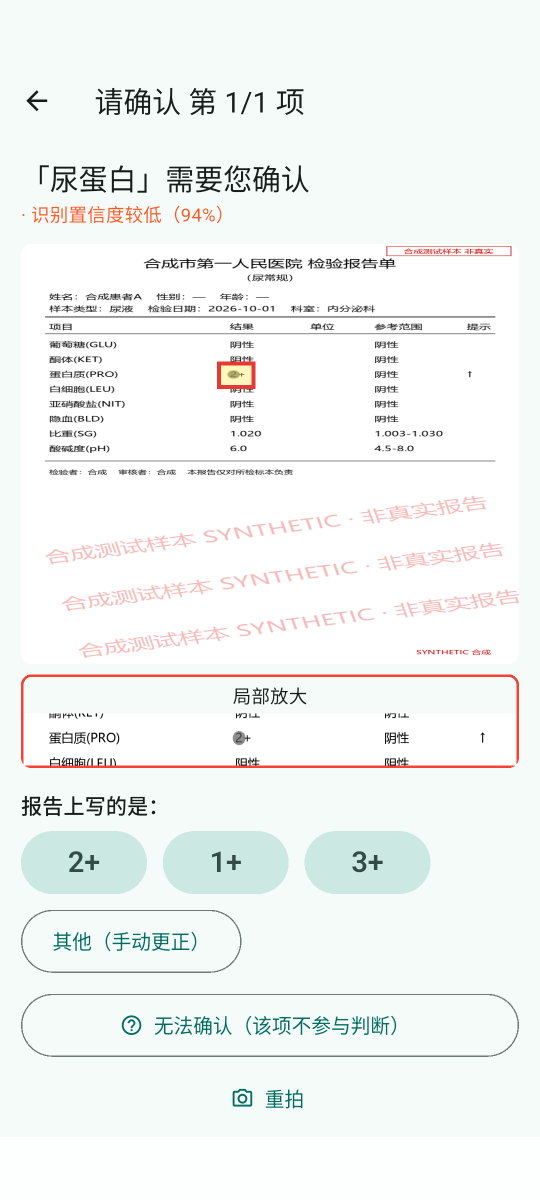
#> input picture docs/screenshots/04_局部确认_原图高亮与候选.png, 1080 x 2400 px (shown at 1/2 size)
$ python make_figures.py
#> lines starting #> are read from the running program, lines starting #| are printed output that depends on the picture
"""AIC·AI+医学竞赛技术报告配图（输出到 tools/aic_report/figures/）。数字取自 docs/MVP2_测试结果.md。
用法：backend\\.venv\\Scripts\\python tools\\aic_report\\make_figures.py
"""
from __future__ import annotations

import sys
from pathlib import Path

import matplotlib

matplotlib.use("Agg")
import matplotlib.pyplot as plt  # noqa: E402
from matplotlib.patches import FancyBboxPatch  # noqa: E402
from PIL import Image  # noqa: E402

sys.stdout.reconfigure(encoding="utf-8")
plt.rcParams["font.family"] = ["Microsoft YaHei"]
plt.rcParams["axes.unicode_minus"] = False

ROOT = Path(__file__).resolve().parents[2]
OUT = Path(__file__).parent / "figures"
OUT.mkdir(exist_ok=True)

C_DEV, C_SRV, C_LLM, C_KB, C_GREY = "#2E7D6B", "#3F6FB5", "#C0702A", "#7A5BA6", "#8C959D"


def save(fig, name):
    fig.savefig(OUT / name, dpi=200, bbox_inches="tight", facecolor="white")
    plt.close(fig)
    print("已生成", name)


def box(ax, x, y, w, h, text, color, fs=9.5, txt="white", alpha=1.0, ec="none"):
    ax.add_patch(FancyBboxPatch((x, y), w, h, boxstyle="round,pad=0.015,rounding_size=0.06",
                                fc=color, ec=ec, alpha=alpha, lw=1.2))
    ax.text(x + w / 2, y + h / 2, text, ha="center", va="center", color=txt, fontsize=fs, linespacing=1.35)


def arrow(ax, x1, y1, x2, y2, color="#555", style="-|>", ls="-"):
    ax.annotate("", xy=(x2, y2), xytext=(x1, y1),
                arrowprops=dict(arrowstyle=style, color=color, lw=1.4, linestyle=ls, shrinkA=0, shrinkB=0))


def fig_architecture():
    fig, ax = plt.subplots(figsize=(11, 6.4))
    ax.set_xlim(0, 11)
    ax.set_ylim(0, 6.4)
    ax.axis("off")
    # 分区底色
    for (x, y, w, h, c, label) in [(0.1, 3.55, 10.8, 2.6, C_DEV, "移动端（Flutter，原图不出手机）"),
                                    (0.1, 0.25, 7.2, 3.05, C_SRV, "服务端（FastAPI，部署于边缘计算工作站）"),
                                    (7.5, 0.25, 3.4, 3.05, C_KB, "知识层与外部服务")]:
        ax.add_patch(FancyBboxPatch((x, y), w, h, boxstyle="round,pad=0.01,rounding_size=0.08", fc=c, alpha=0.08, ec=c, lw=1))
        ax.text(x + 0.12, y + h - 0.2, label, fontsize=10, color=c, fontweight="bold", va="top")
    dev = [("拍照/相册/PDF\n质量评估", 0.3), ("PP-OCRv5\n文本检测(DB)", 2.4), ("PP-OCRv5\n文本识别(CTC)", 4.5),
           ("版面解析\n字段结构化", 6.6), ("置信度评估\n原图局部确认", 8.7)]
    for t, x in dev:
        box(ax, x, 4.45, 1.85, 1.0, t, C_DEV)
    for i in range(len(dev) - 1):
        arrow(ax, dev[i][1] + 1.85, 4.95, dev[i + 1][1], 4.95)
    box(ax, 0.3, 3.7, 3.4, 0.55, "加密本地存储 · 老年模式 · 朗读", C_DEV, fs=8.5, alpha=0.85)
    box(ax, 3.9, 3.7, 3.4, 0.55, "仅上传：脱敏结构化指标 + 用户回答", C_GREY, fs=8.5)
    srv = [("指标标准化\n同义词·等级·单位", 0.3, 1.75), ("三值逻辑\n组合规则引擎", 2.65, 1.75), ("动态追问\n（无状态）", 5.0, 1.75),
           ("两层意图识别\n关键词+语义", 0.3, 0.4), ("知识检索\n打分排序", 2.65, 0.4), ("受约束改写\n+输出校验", 5.0, 0.4)]
    for t, x, y in srv:
        box(ax, x, y, 2.05, 0.95, t, C_SRV)
    arrow(ax, 5.6, 3.7, 6.0, 2.72)  # 上传 → 服务端
    arrow(ax, 2.35, 2.22, 2.65, 2.22)
    arrow(ax, 4.7, 2.22, 5.0, 2.22)
    arrow(ax, 3.67, 1.75, 3.67, 1.35)
    arrow(ax, 4.7, 0.87, 5.0, 0.87)
    arrow(ax, 2.35, 0.87, 2.65, 0.87)
    kb = [("指标字典 · 规则库(YAML)\n追问库 · 知识库(附文献)", 1.95, C_KB), ("大模型服务（OpenAI 兼容）\n改写 / 意图分类", 1.12, C_LLM),
          ("访问口令 · 超时回退\n无模型时可完整运行", 0.35, C_GREY)]
    for t, y, c in kb:
        box(ax, 7.7, y, 3.0, 0.68, t, c, fs=8.8)
    arrow(ax, 7.7, 2.25, 7.05, 2.25, color=C_KB, ls="--")
    arrow(ax, 7.7, 1.45, 7.05, 0.95, color=C_LLM, ls="--")
    save(fig, "fig1_architecture.png")
#> in save, `fig.savefig(OUT / name, dpi=200, bbox_inches="tight", facecolor="white")`:
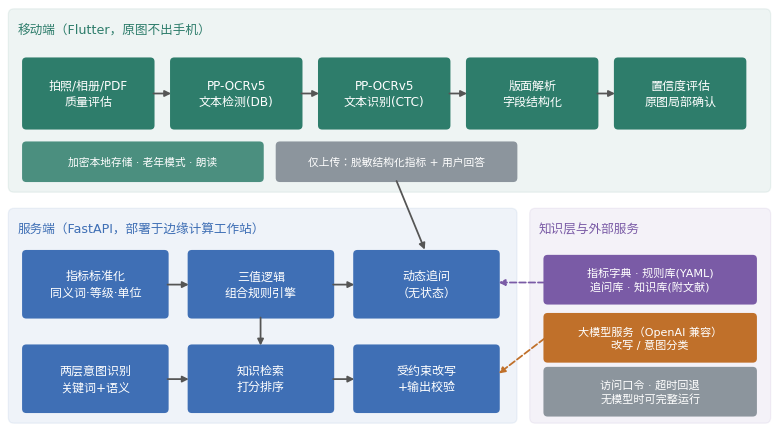
#> figure drawn by matplotlib, 1 panel


def fig_ocr_flow():
    fig, ax = plt.subplots(figsize=(11, 3.9))
    ax.set_xlim(0, 11)
    ax.set_ylim(0, 3.9)
    ax.axis("off")
    steps = [("图像质量评估\nLaplacian 方差<120 → 模糊\n亮度<60 · 饱和像素>5%", 0.1),
             ("DB 文本检测\n概率图 P>0.3 二值化\n连通域成框 · 框均分≥0.6\n外扩 0.5h", 2.3),
             ("方向判定\n>60% 框竖长 → 旋转\n90°/270° 取置信度高者", 4.5),
             ("CTC 识别\n贪心解码 · 字段置信度\n= 各步最大概率均值", 6.7),
             ("版面解析\n按行中心聚类\n表头定列 · 拆合并单元格", 8.9)]
    for t, x in steps:
        box(ax, x, 2.25, 2.0, 1.45, t, C_DEV, fs=8.6)
    for i in range(len(steps) - 1):
        arrow(ax, steps[i][1] + 2.0, 2.97, steps[i + 1][1], 2.97)
    box(ax, 0.1, 0.25, 4.6, 1.55, "触发局部确认（任一成立）\n置信度<0.85 · 写法不合法 · 单独「+」\n单位缺失 · 超出合理范围 · 阴性却带↑\nUACR 关键定量值一律核对", "#B54848", fs=8.8)
    box(ax, 5.0, 0.25, 3.0, 1.55, "候选生成\n「±」混淆集 {+, ±, 1+, 2+}\n形近字 0/O · 1/I/L · 5/S · 8/B\nUACR 小数点位置候选", C_GREY, fs=8.6)
    box(ax, 8.3, 0.25, 2.6, 1.55, "原图高亮框 + 局部放大\n用户一键选择 / 其他 /\n无法确认（→ 未知）", C_DEV, fs=8.6)
    arrow(ax, 9.9, 2.25, 4.0, 1.8, color="#B54848")
    arrow(ax, 4.7, 1.02, 5.0, 1.02)
    arrow(ax, 8.0, 1.02, 8.3, 1.02)
    save(fig, "fig2_ocr_confirm.png")
#> call 2 of save, with name = 'fig2_ocr_confirm.png'
#> in save (call 2), `fig.savefig(OUT / name, dpi=200, bbox_inches="tight", facecolor="white")`:
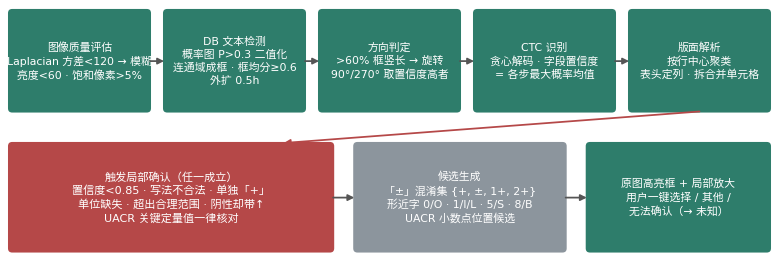
#> figure drawn by matplotlib, 1 panel


def fig_safety():
    fig, ax = plt.subplots(figsize=(11, 3.6))
    ax.set_xlim(0, 11)
    ax.set_ylim(0, 3.75)
    ax.axis("off")
    box(ax, 0.1, 1.35, 1.6, 0.9, "用户提问\n（繁→简统一）", C_GREY, fs=9)
    box(ax, 2.0, 2.25, 2.3, 1.0, "第一层：关键词组合\n对象词×意图词\n报告上下文（酮体阳性）", C_SRV, fs=8.6)
    box(ax, 2.0, 0.3, 2.3, 1.0, "回答草稿\n规则结论 + 检索知识\n（确定性组装）", C_SRV, fs=8.6)
    box(ax, 4.7, 2.25, 2.3, 1.0, "第二层：大模型语义分类\n用药/诊断/紧急/无\n（与改写并行）", C_LLM, fs=8.6)
    box(ax, 4.7, 0.3, 2.3, 1.0, "大模型改写\n只改写草稿\n不得新增结论", C_LLM, fs=8.6)
    box(ax, 7.4, 0.3, 2.0, 1.0, "输出校验\n数值须出自事实 · 禁用表述\n紧急结论须有规则支持", "#B54848", fs=8.4)
    box(ax, 7.4, 2.25, 2.0, 1.0, "安全模板\n就医 / 遵医嘱 / 复诊", "#B54848", fs=8.8)
    box(ax, 9.7, 1.35, 1.2, 0.9, "回答\n+出处", C_DEV, fs=9)
    arrow(ax, 1.7, 1.95, 2.0, 2.7)
    arrow(ax, 1.7, 1.65, 2.0, 0.85)
    arrow(ax, 4.3, 2.75, 4.7, 2.75)
    ax.plot([3.15, 3.15, 8.4], [3.25, 3.45, 3.45], color="#B54848", lw=1.4)
    arrow(ax, 8.4, 3.45, 8.4, 3.25, color="#B54848")
    ax.text(5.8, 3.5, "第一层命中：直接回安全模板", fontsize=8, color="#B54848", ha="center")
    arrow(ax, 7.0, 2.75, 7.4, 2.75, color="#B54848")
    arrow(ax, 4.3, 0.8, 4.7, 0.8)
    arrow(ax, 7.0, 0.8, 7.4, 0.8)
    arrow(ax, 9.4, 0.8, 9.7, 1.5)
    arrow(ax, 9.4, 2.75, 9.7, 2.05)
    ax.text(8.4, 0.08, "不通过 / 超时 15 s → 回退草稿", fontsize=8, color="#B54848", ha="center")
    save(fig, "fig3_safety.png")
#> call 3 of save, with name = 'fig3_safety.png'
#> in save (call 3), `fig.savefig(OUT / name, dpi=200, bbox_inches="tight", facecolor="white")`:
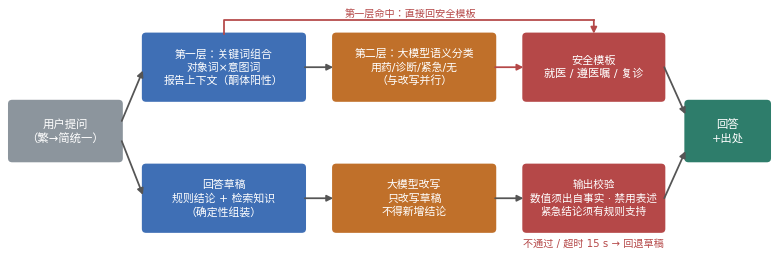
#> figure drawn by matplotlib, 1 panel


def fig_pet():
    fig, ax = plt.subplots(figsize=(11, 3.9))
    ax.set_xlim(0, 11)
    ax.set_ylim(0, 3.9)
    ax.axis("off")
    box(ax, 0.1, 2.35, 2.2, 1.25, "生活打卡\n用药/打针 · 吃饭 · 运动\n睡眠 · 血糖", C_SRV, fs=8.6)
    box(ax, 2.6, 2.35, 2.7, 1.25, "个人规律分析（n-of-1）\n两组中位数差 + 置换检验\n5 条规律 → 复诊问题", C_KB, fs=8.6)
    box(ax, 5.6, 2.35, 2.7, 1.25, "宠物健康 H：只随用药依从\n漏用 −25 · 按时一天 +20\n下限 20（生病可恢复、不死亡）", "#B54848", fs=8.6)
    box(ax, 8.6, 2.35, 2.3, 1.25, "活力 E（指数平滑 λ=0.8）\n运动 · 睡眠 · 记录\n状态切换 ±5 滞回", C_DEV, fs=8.6)
    arrow(ax, 2.3, 2.97, 2.6, 2.97)
    ax.plot([1.2, 1.2, 7.0], [2.35, 2.1, 2.1], color="#555", lw=1.2)
    arrow(ax, 7.0, 2.1, 7.0, 2.35)
    ax.plot([7.0, 9.75], [2.1, 2.1], color="#555", lw=1.2)
    arrow(ax, 9.75, 2.1, 9.75, 2.35)
    box(ax, 0.1, 0.3, 3.5, 1.4, "自适应提醒：Thompson 采样\n每个时段 Beta(α, β)\n提醒后 2 小时内完成 = 成功", C_LLM, fs=8.6)
    box(ax, 3.8, 0.3, 3.6, 1.4, "安全约束：宠物不反映血糖/检验结果\n漏打胰岛素提示「不要自行补打双倍」\n红色风险由界面提示卡传达；可关闭负面反馈", "#8C2F2F", fs=8.4)
    box(ax, 7.6, 0.3, 3.3, 1.4, "数据回流（经同意）\n运动、发热等生活事件\n作为 UACR 暂时升高的判读上下文", C_GREY, fs=8.6)
    save(fig, "fig4_pet.png")
#> call 4 of save, with name = 'fig4_pet.png'
#> in save (call 4), `fig.savefig(OUT / name, dpi=200, bbox_inches="tight", facecolor="white")`:
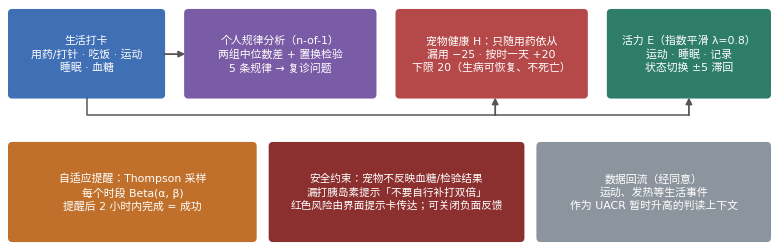
#> figure drawn by matplotlib, 1 panel


def fig_results():
    fig, axes = plt.subplots(1, 2, figsize=(11, 3.9), gridspec_kw={"width_ratios": [1, 1.25]})
    # (a) 实验 A/B：错误安慰与识别错误
    ax = axes[0]
    labels = ["进入判读的\n识别错误", "错误安慰率\n（未知被当正常）"]
    base, ours = [3.9, 8.5], [0.39, 0]
    x = range(len(labels))
    ax.bar([i - 0.18 for i in x], base, 0.34, color="#B8BEC4", label="对照（自动接受 / 逐项比对）")
    ax.bar([i + 0.18 for i in x], ours, 0.34, color=C_DEV, label="MediLens")
    for i, (b, o) in enumerate(zip(base, ours)):
        ax.text(i - 0.18, b + 0.2, f"{b}%", ha="center", fontsize=9)
        ax.text(i + 0.18, o + 0.2, f"{o:g}%", ha="center", fontsize=9, color=C_DEV, fontweight="bold")
    ax.set_xticks(list(x))
    ax.set_xticklabels(labels, fontsize=9)
    ax.set_ylim(0, 10.5)
    ax.set_ylabel("%（越低越好）", fontsize=9)
    ax.set_title("(a) 局部确认与组合规则（合成测试集）", fontsize=10)
    ax.legend(fontsize=8, frameon=False, loc="upper left")
    for s in ("top", "right"):
        ax.spines[s].set_visible(False)
    # (b) 实验 D
    ax = axes[1]
    labels = ["感染干扰\n提示召回↑", "附资料\n来源↑", "错误安慰↓", "断定诊断↓"]
    base, ours = [60, 0, 13.3, 18.3], [100, 75, 0, 0]
    x = range(len(labels))
    ax.bar([i - 0.18 for i in x], base, 0.34, color="#B8BEC4", label="同一大模型直接解读")
    ax.bar([i + 0.18 for i in x], ours, 0.34, color=C_DEV, label="MediLens")
    for i, (b, o) in enumerate(zip(base, ours)):
        ax.text(i - 0.18, b + 2, f"{b:g}%", ha="center", fontsize=9)
        ax.text(i + 0.18, o + 2, f"{o:g}%", ha="center", fontsize=9, color=C_DEV, fontweight="bold")
    ax.set_xticks(list(x))
    ax.set_xticklabels(labels, fontsize=9)
    ax.set_ylim(0, 112)
    ax.set_title("(b) 与通用大模型直接解读对照（60 份分层合成报告）", fontsize=10)
    ax.legend(fontsize=8, frameon=False, loc="upper right")
    for s in ("top", "right"):
        ax.spines[s].set_visible(False)
    fig.tight_layout()
    save(fig, "fig5_results.png")
#> in save (call 5), `fig.savefig(OUT / name, dpi=200, bbox_inches="tight", facecolor="white")`:
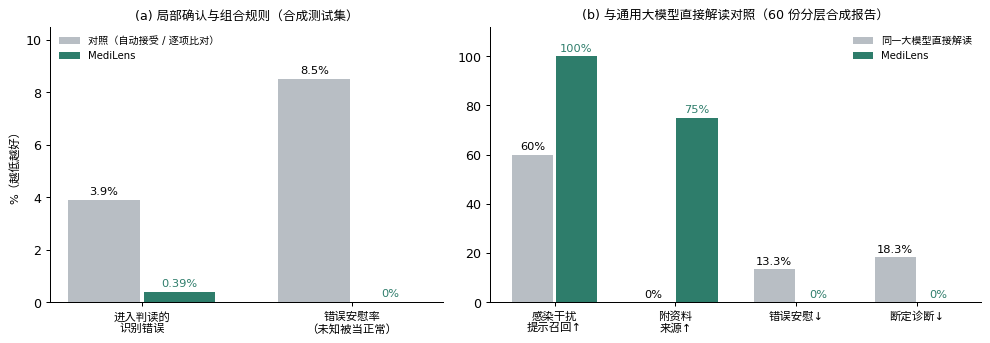
#> figure drawn by matplotlib, 2 panels; panel 2: tallest bar 60 high, from x = -0.35 to -0.01; panel 2: tallest bar 100 high, from x = 0.01 to 0.35


def fig_screens():
    shots = ["04_局部确认_原图高亮与候选.png", "07_解读总览.png", "13_老年模式_紧急提示置顶.png", "16_小兔_漏药生病.png"]
    caps = ["(a) 原图局部确认", "(b) 解读总览", "(c) 老年模式·紧急置顶", "(d) 小兔陪伴·漏药生病"]
    ims = [Image.open(ROOT / "docs" / "screenshots" / s).convert("RGB") for s in shots]
    h = 900
    ims = [im.resize((int(im.width * h / im.height), h)) for im in ims]
    fig, axes = plt.subplots(1, 4, figsize=(11, 5.2))
    for ax, im, c in zip(axes, ims, caps):
        ax.imshow(im)
        ax.set_title(c, fontsize=10, y=-0.08)
        ax.axis("off")
    fig.tight_layout()
    save(fig, "fig6_screens.png")


if __name__ == "__main__":
    fig_architecture()
    fig_ocr_flow()
    fig_safety()
    fig_pet()
    fig_results()
#> (the run stopped early here; a loop or call above may not have finished)
